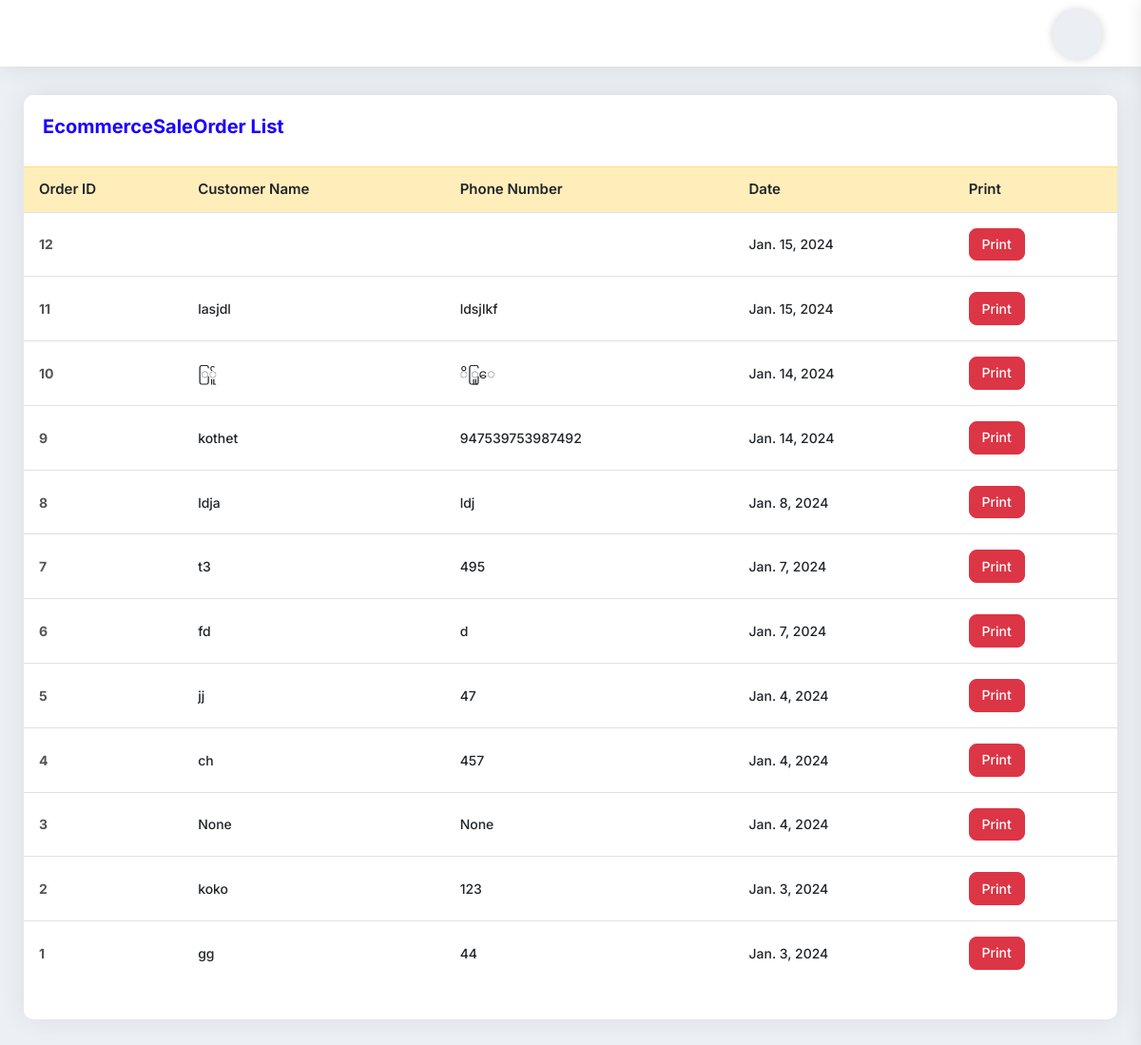
Screenshot of /EcommerceSaleOrder/ with the database file from the repository.
### myapp/models.py (models this page shows, shortened)
class EcommerceOrder(models.Model):
    cart = models.OneToOneField(EcommerceCart, on_delete=models.CASCADE)
    customer_name = models.CharField(max_length=255,null=True, blank=True)
    shipping_address = models.CharField(max_length=255, null=True, blank=True)
    mobile = models.CharField(max_length=255,null=True, blank=True)
    orderstatus = models.PositiveIntegerField(default=1)
    created_at = models.DateField(auto_now_add=True)

### myapp/views.py (the view)
# urls.py: path('EcommerceSaleOrder/', EcommerceSaleOrder.as_view(), name='EcommerceSaleOrder'),
class EcommerceSaleOrder(TemplateView):
    template_name='EcommerceSaleOrder.html'
    def get_context_data(self, **kwargs):
        context = super().get_context_data(**kwargs)
        or_data = EcommerceOrder.objects.all().order_by('-id')
        context['or_data']=or_data
        return context

### templates/EcommerceSaleOrder.html
{% extends 'base.html' %}
{% block content %}
<div class="card-box mb-30">
    <div class="pd-20">
        <h4 class="text-blue h4">EcommerceSaleOrder List</h4>
    </div>
    <div class="pb-20">
        <table class="data-table table stripe hover nowrap">
            <thead>
            <tr class="table-warning">
                <th>Order ID</th>
                <th>Customer Name</th>
                <th>Phone Number</th>
                <th>Date</th>
                <th>Print</th>
            </tr>
            </thead>
            <tbody>
            {% for p in or_data %}
            <tr class="">
                <td class="table-plus"><a href="{% url 'myapp:NotiOrderDetailView' p.id %}"><b>{{p.id}}</b></a></td>
                <td>{{p.customer_name}}</td>
                <td>{{p.mobile}}</td>
                <td>{{p.created_at}}</td>
                <td>
                    <a href="{% url 'myapp:NotiOrderDetailView' p.id %}" target="_blank" class="btn btn-sm btn-danger">Print</a>
                </td>
            </tr>
            {% endfor %}
            </tbody>
        </table>
    </div>
</div>
{% endblock content %}

### rows the page displays
EcommerceOrder: id "12", created_at "Jan. 15, 2024"
EcommerceOrder: id "11", customer_name "lasjdl", mobile "ldsjlkf", created_at "Jan. 15, 2024"
EcommerceOrder: id "10", customer_name "ြ်ူ", mobile "ိြူ‌ေ", created_at "Jan. 14, 2024"
EcommerceOrder: id "9", customer_name "kothet", mobile "947539753987492", created_at "Jan. 14, 2024"
EcommerceOrder: id "8", customer_name "ldja", mobile "ldj", created_at "Jan. 8, 2024"
EcommerceOrder: id "7", customer_name "t3", mobile "495", created_at "Jan. 7, 2024"
EcommerceOrder: id "6", customer_name "fd", mobile "d", created_at "Jan. 7, 2024"
EcommerceOrder: id "5", customer_name "jj", mobile "47", created_at "Jan. 4, 2024"
EcommerceOrder: id "4", customer_name "ch", mobile "457", created_at "Jan. 4, 2024"
EcommerceOrder: id "3", customer_name "None", mobile "None", created_at "Jan. 4, 2024"
EcommerceOrder: id "2", customer_name "koko", mobile "123", created_at "Jan. 3, 2024"
EcommerceOrder: id "1", customer_name "gg", mobile "44", created_at "Jan. 3, 2024"
